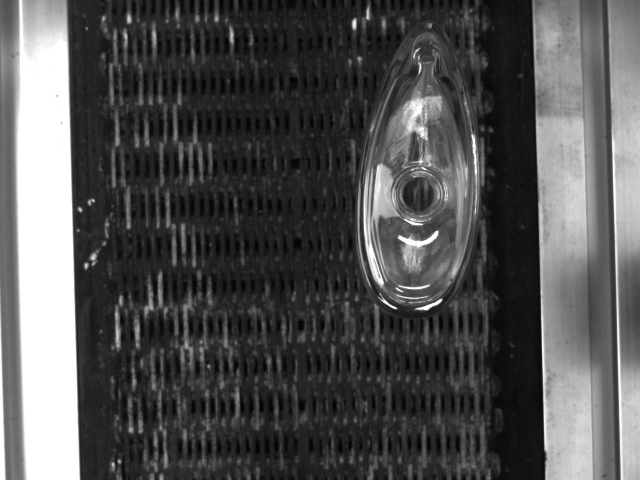
#> input picture image/Image0.jpg, 1280 x 960 px (shown at 1/2 size)
$ python demo0.py image/Image0.jpg
#> lines starting #> are read from the running program, lines starting #| are printed output that depends on the picture; after the words box and inside, x2 and y2 are one past the last pixel; in counts of white or black regions, pixels touching at a corner belong together
# 公众号--OpenCV与AI深度学习
'''
This example illustrates how to use cv.ximgproc.EdgeDrawing class.

Usage:
    ed.py [<image_name>]
    image argument defaults to board.jpg
'''

# Python 2/3 compatibility
from __future__ import print_function

import numpy as np
import cv2 as cv
import random as rng
import sys

rng.seed(12345)

def main():
    try:
        fn = sys.argv[1]
    except IndexError:
        fn = 'board.jpg'

    src = cv.imread(cv.samples.findFile(fn))
#> src is the input picture: shape (960, 1280, 3); min 0, max 255, mean 81.5
    gray = cv.cvtColor(src, cv.COLOR_BGR2GRAY)
    cv.imshow("source", src)

    ssrc = src.copy()*0
#> ssrc: shape (960, 1280, 3); every value is 0
    lsrc = src.copy()
    esrc = src.copy()

    ed = cv.ximgproc.createEdgeDrawing()

    # you can change parameters (refer the documentation to see all parameters)
    EDParams = cv.ximgproc_EdgeDrawing_Params()
    EDParams.MinPathLength = 50     # try changing this value between 5 to 1000
    EDParams.PFmode = False         # defaut value try to swich it to True
    EDParams.MinLineLength = 20     # try changing this value between 5 to 100
    EDParams.NFAValidation = True   # defaut value try to swich it to False

    ed.setParams(EDParams)

    # Detect edges
    # you should call this before detectLines() and detectEllipses()
    ed.detectEdges(gray)

    segments = ed.getSegments()
    lines = ed.detectLines()
    ellipses = ed.detectEllipses()

    # Draw detected edge segments
    for i in range(len(segments)):
        color = (rng.randint(0,256), rng.randint(0,256), rng.randint(0,256))
        cv.polylines(ssrc, [segments[i]], False, color, 1, cv.LINE_8)
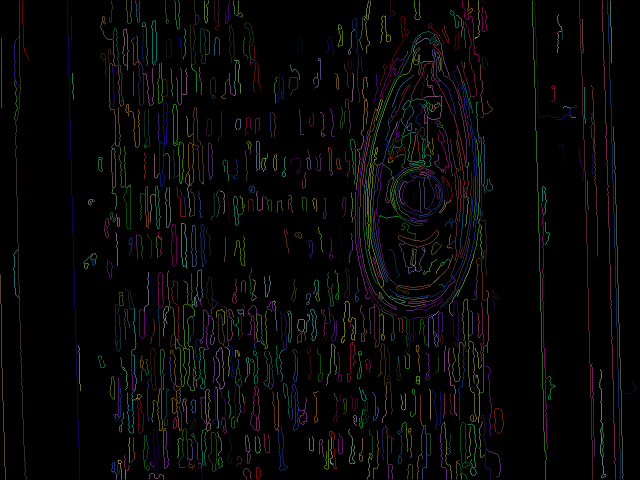
#> ssrc: shape (960, 1280, 3) (shown at 1/2 size); mean B, G, R 6.5, 6.3, 6.6

    cv.imshow("detected edge segments", ssrc)

    # Draw detected lines
    if lines is not None: # Check if the lines have been found and only then iterate over these and add them to the image
        lines = np.uint16(np.around(lines))
        for i in range(len(lines)):
            cv.line(lsrc, (lines[i][0][0], lines[i][0][1]), (lines[i][0][2], lines[i][0][3]), (0, 0, 255), 1, cv.LINE_AA)
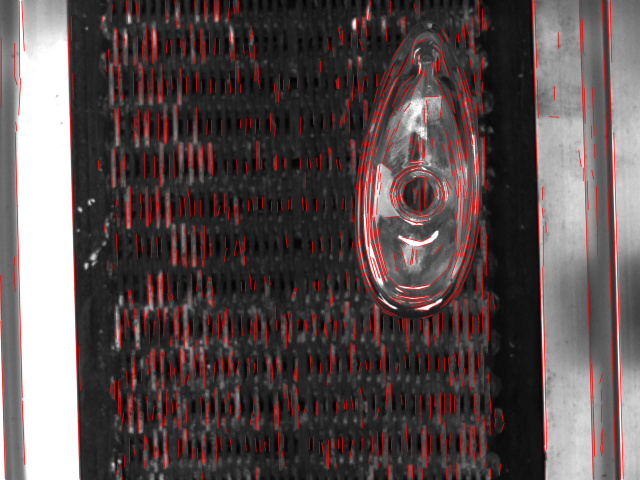
#> lsrc: shape (960, 1280, 3) (shown at 1/2 size); 11.19% of pixels changed, all inside (x1, y1, x2, y2) = (0, 1, 1248, 960)

    cv.imshow("detected lines", lsrc)

    # Draw detected circles and ellipses
    if ellipses is not None: # Check if circles and ellipses have been found and only then iterate over these and add them to the image
        for i in range(len(ellipses)):
            center = (int(ellipses[i][0][0]), int(ellipses[i][0][1]))
            axes = (int(ellipses[i][0][2])+int(ellipses[i][0][3]),int(ellipses[i][0][2])+int(ellipses[i][0][4]))
            angle = ellipses[i][0][5]
            color = (0, 0, 255)
            if ellipses[i][0][2] == 0:
                color = (0, 255, 0)
            cv.ellipse(esrc, center, axes, angle,0, 360, color, 2, cv.LINE_AA)
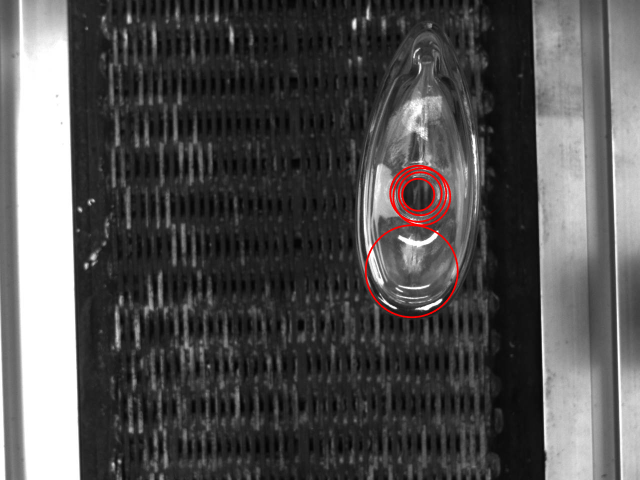
#> esrc: shape (960, 1280, 3) (shown at 1/2 size); 0.68% of pixels changed, all inside (x1, y1, x2, y2) = (729, 329, 918, 637)

    cv.imshow("detected circles and ellipses", esrc)
    cv.waitKey(0)
    print('Done')

if __name__ == '__main__':
    print(__doc__)
    main()
    cv.destroyAllWindows()

$ run again, on image/Image2.jpg
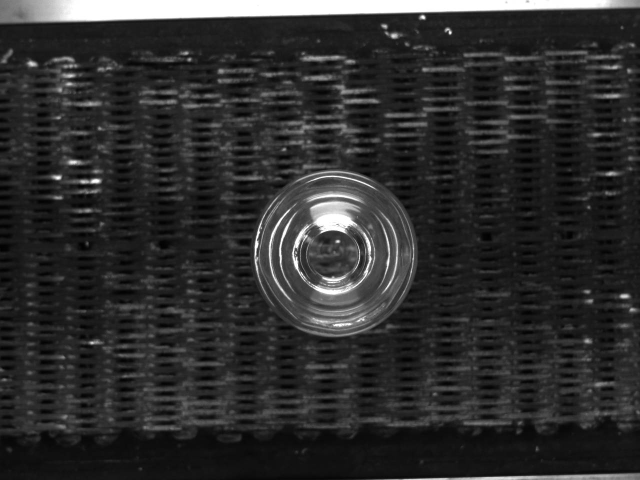
#> input picture image/Image2.jpg, 1280 x 960 px (shown at 1/2 size)
#> in main, src is the input picture: shape (960, 1280, 3); min 0, max 255, mean 46.2
#> after the loop in main, `for i in range(len(segments)):`:
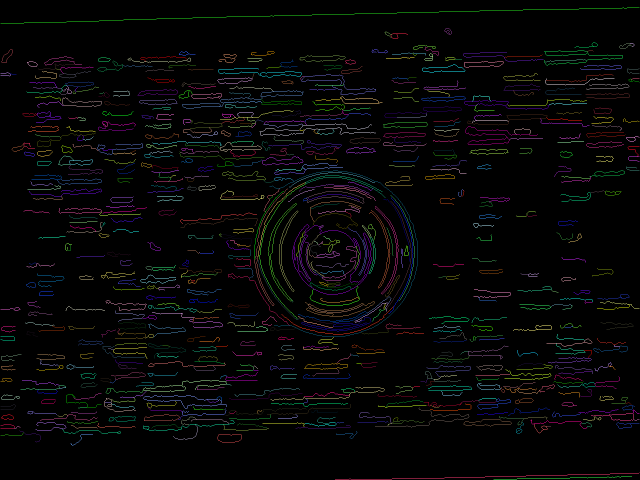
#> ssrc: shape (960, 1280, 3) (shown at 1/2 size); mean B, G, R 6.5, 6.3, 6.4
#> after the loop in main, `for i in range(len(ellipses)):`:
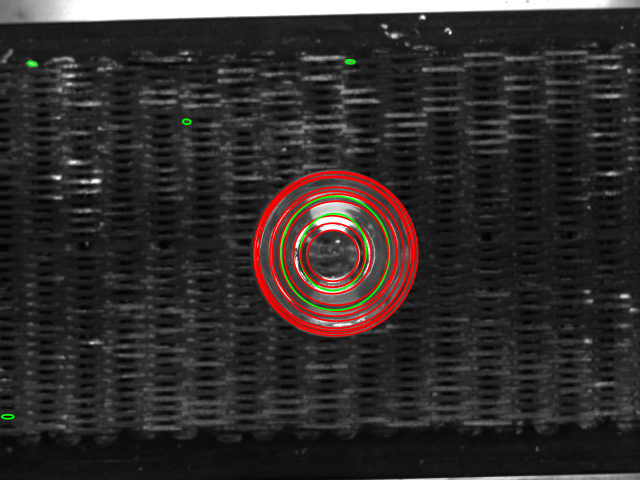
#> esrc: shape (960, 1280, 3) (shown at 1/2 size); 3.3% of pixels changed, all inside (x1, y1, x2, y2) = (1, 117, 838, 840)
